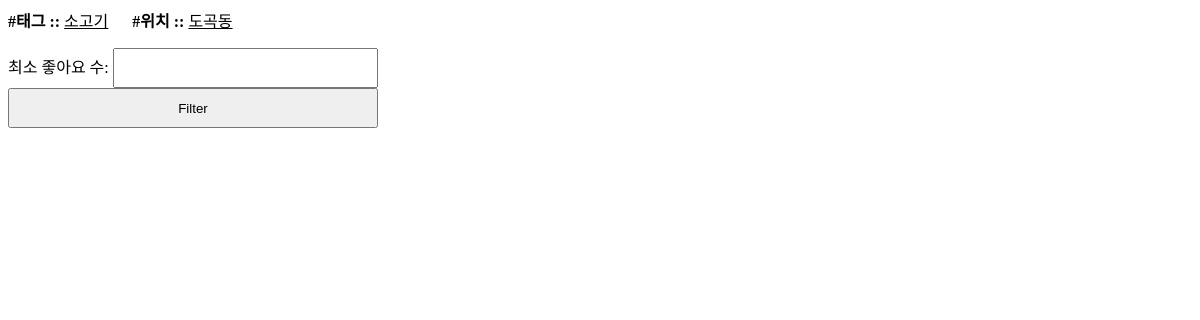
The page /recent/3/ on the database as committed earlier.
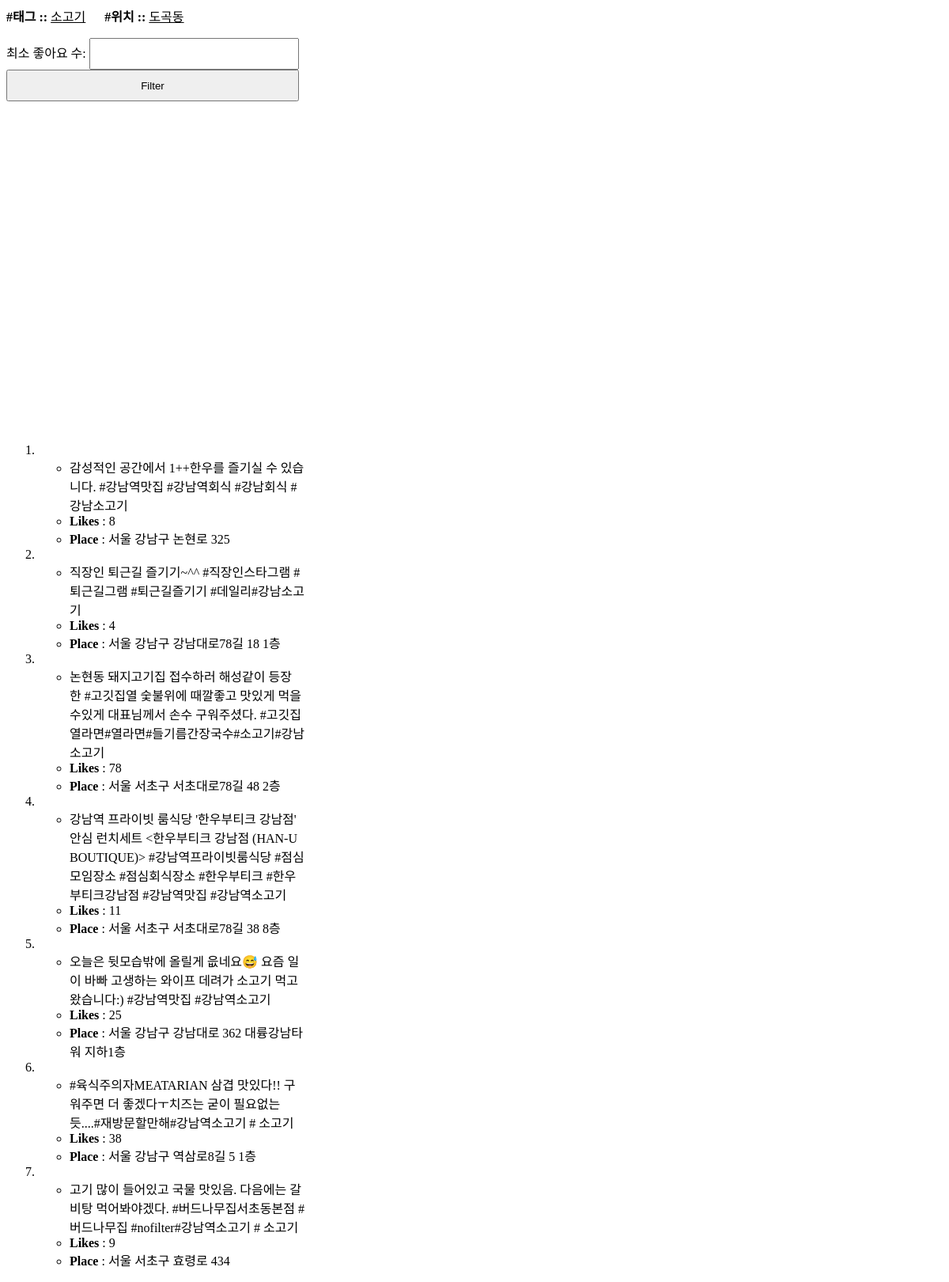
The same page on the database as committed later.
### SearchAndList/models.py (models this page shows)
class searchedList(models.Model):
    tag_location = models.ForeignKey(searchedTag, on_delete=models.CASCADE, related_name='searched_lists')
    caption = models.CharField(max_length=3000)
    likes = models.IntegerField(default=0)
    place = models.CharField(max_length=200)
    def __str__(self) -> str:
        return str(self.tag_location)

### SearchAndList/views.py (the view)
# urls.py: path("recent/<int:tag_id>/", views.recent_results, name="recent"),
def recent_results(request,tag_id):
    like_threshold=0
    try:
        tag = searchedTag.objects.get(pk=tag_id)
        tag.pub_date = timezone.now()
        tag.save()
    except searchedTag.DoesNotExist:
        raise Http404("Tag does not exist")
    if request.method =='POST':
        form = likethresholdForm(request.POST)
        if form.is_valid():
            like_threshold=form.cleaned_data['input_threshold']
            return redirect('SearchAndList:filtered_recent_results',tag.id,like_threshold)
    context = {
        "tag" : tag,
        "threshold" : like_threshold,
    }
    return render(request,"SearchAndList/recent_results.html",context)

### SearchAndList/models.py (called while the page is built)
    def __str__(self) -> str:
        return f"{self.searchedTag_text} - {self.searchedLocation_text}"

### SearchAndList/templates/SearchAndList/recent_results.html (shortened to what this page needs)
<html lang="ko">
    <head>
    </head>
    <body>
        <form action="" method="POST">
            <p> <strong>#태그 :: </strong><u>{{ tag.searchedTag_text }}</u>&ensp;&ensp;&ensp;<strong>#위치 :: </strong><u>{{ tag.searchedLocation_text}}</u></p>
            <div>
                <label for="Tag" style="height:40px;width:40px;">최소 좋아요 수:</label>
                <input type="text" name="input_threshold" id="input_threshold" style="height:40px;width:265px">
            </div>
            <input type="submit" style="height:40px;width:370px" value="Filter">
        </form>
        <div id="map" style="width:370px;height:400px;"></div>
        <ol>
            {% for searchedlist in tag.searched_lists.all %}
            <div style="width:340px;" id="result_lists">
                <li>
                    <ul>
                        <li>{{ searchedlist.caption }}</li>
                        <li><b>Likes</b> : {{ searchedlist.likes }}</li>
                        <li><b>Place</b> :  {{ searchedlist.place }}</li>
                    </ul>
                </li>
            </div>
            {% endfor %}
        </ol>
    </body>
</html>

Rows that differ between the two databases and show on the page:
added searchedList: caption "감성적인 공간에서 1++한우를 즐기실 수 있습니다. #강남역맛집 #강남역회식 #강남회식 #강남소고기", likes "8", place "서울 강남구 논현로 325"
added searchedList: caption "직장인 퇴근길 즐기기~^^ #직장인스타그램 #퇴근길그램 #퇴근길즐기기 #데일리#강남소고기", likes "4", place "서울 강남구 강남대로78길 18 1층"
added searchedList: caption "논현동 돼지고기집 접수하러 해성같이 등장한 #고깃집열 숯불위에 때깔좋고 맛있게 먹을수있게 대표님께서 손수 구워주셨다. #고깃집열라면#열라면#들기름간장국수#소고기#강남소고기", likes "78", place "서울 서초구 서초대로78길 48 2층"
added searchedList: caption "강남역 프라이빗 룸식당 '한우부티크 강남점' 안심 런치세트 <한우부티크 강남점 (HAN-U BOUTIQUE)> #강남역프라이빗룸식당 #점심모임장소 #점심회식장소 #한우부티크 #한우부티크강남점 #강남역맛집 #강남역소고기", likes "11", place "서울 서초구 서초대로78길 38 8층"
added searchedList: caption "오늘은 뒷모습밖에 올릴게 읎네요😅 요즘 일이 바빠 고생하는 와이프 데려가 소고기 먹고왔습니다:) #강남역맛집 #강남역소고기", likes "25", place "서울 강남구 강남대로 362 대륭강남타워 지하1층"
added searchedList: caption "#육식주의자MEATARIAN 삼겹 맛있다!! 구워주면 더 좋겠다ㅜ치즈는 굳이 필요없는 듯....#재방문할만해#강남역소고기 # 소고기", likes "38", place "서울 강남구 역삼로8길 5 1층"
added searchedList: caption "고기 많이 들어있고 국물 맛있음. 다음에는 갈비탕 먹어봐야겠다. #버드나무집서초동본점 #버드나무집 #nofilter#강남역소고기 # 소고기", likes "9", place "서울 서초구 효령로 434"
